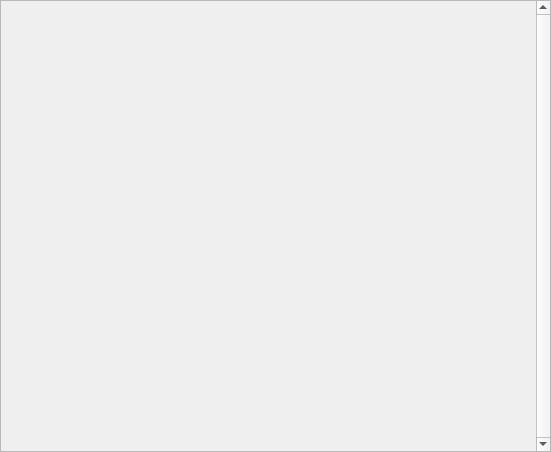
<?xml version="1.0" encoding="UTF-8"?>
<ui version="4.0">
 <class>PropertiesWidget</class>
 <widget class="QWidget" name="PropertiesWidget">
  <property name="geometry">
   <rect>
    <x>0</x>
    <y>0</y>
    <width>551</width>
    <height>452</height>
   </rect>
  </property>
  <layout class="QVBoxLayout" name="verticalLayout">
   <property name="spacing">
    <number>0</number>
   </property>
   <property name="leftMargin">
    <number>0</number>
   </property>
   <property name="topMargin">
    <number>0</number>
   </property>
   <property name="rightMargin">
    <number>0</number>
   </property>
   <property name="bottomMargin">
    <number>0</number>
   </property>
   <item>
    <widget class="QStackedWidget" name="stackedProperties">
     <property name="currentIndex">
      <number>5</number>
     </property>
     <widget class="QWidget" name="pageGeneral">
      <layout class="QVBoxLayout" name="verticalLayout_7">
       <property name="leftMargin">
        <number>0</number>
       </property>
       <property name="topMargin">
        <number>0</number>
       </property>
       <property name="rightMargin">
        <number>0</number>
       </property>
       <property name="bottomMargin">
        <number>0</number>
       </property>
       <item>
        <widget class="QScrollArea" name="scrollArea">
         <property name="widgetResizable">
          <bool>true</bool>
         </property>
         <widget class="QWidget" name="scrollAreaWidgetContents">
          <property name="geometry">
           <rect>
            <x>0</x>
            <y>0</y>
            <width>353</width>
            <height>315</height>
           </rect>
          </property>
          <layout class="QVBoxLayout" name="verticalLayout_2">
           <item>
            <widget class="QWidget" name="groupBar" native="true">
             <layout class="QGridLayout" name="groupBarLayout">
              <property name="topMargin">
               <number>4</number>
              </property>
              <property name="bottomMargin">
               <number>4</number>
              </property>
              <item row="0" column="0">
               <widget class="QLabel" name="labelDownloadedPieces">
                <property name="sizePolicy">
                 <sizepolicy hsizetype="Minimum" vsizetype="Preferred">
                  <horstretch>0</horstretch>
                  <verstretch>0</verstretch>
                 </sizepolicy>
                </property>
                <property name="text">
                 <string>Progress:</string>
                </property>
                <property name="alignment">
                 <set>Qt::AlignRight|Qt::AlignTrailing|Qt::AlignVCenter</set>
                </property>
               </widget>
              </item>
              <item row="0" column="2">
               <widget class="QLabel" name="labelProgressVal">
                <property name="sizePolicy">
                 <sizepolicy hsizetype="Minimum" vsizetype="Preferred">
                  <horstretch>0</horstretch>
                  <verstretch>0</verstretch>
                 </sizepolicy>
                </property>
                <property name="textFormat">
                 <enum>Qt::PlainText</enum>
                </property>
               </widget>
              </item>
              <item row="1" column="0">
               <widget class="QLabel" name="labelPiecesAvailability">
                <property name="sizePolicy">
                 <sizepolicy hsizetype="Minimum" vsizetype="Preferred">
                  <horstretch>0</horstretch>
                  <verstretch>0</verstretch>
                 </sizepolicy>
                </property>
                <property name="text">
                 <string>Availability:</string>
                </property>
                <property name="alignment">
                 <set>Qt::AlignRight|Qt::AlignTrailing|Qt::AlignVCenter</set>
                </property>
               </widget>
              </item>
              <item row="1" column="2">
               <widget class="QLabel" name="labelAverageAvailabilityVal">
                <property name="sizePolicy">
                 <sizepolicy hsizetype="Minimum" vsizetype="Preferred">
                  <horstretch>0</horstretch>
                  <verstretch>0</verstretch>
                 </sizepolicy>
                </property>
                <property name="textFormat">
                 <enum>Qt::PlainText</enum>
                </property>
               </widget>
              </item>
              <item row="1" column="1">
               <widget class="QLabel" name="tempAvailabilityBarArea">
                <property name="textFormat">
                 <enum>Qt::PlainText</enum>
                </property>
               </widget>
              </item>
              <item row="0" column="1">
               <widget class="QLabel" name="tempProgressBarArea">
                <property name="textFormat">
                 <enum>Qt::PlainText</enum>
                </property>
               </widget>
              </item>
             </layout>
            </widget>
           </item>
           <item>
            <widget class="Line" name="lineBelowBars">
             <property name="orientation">
              <enum>Qt::Horizontal</enum>
             </property>
            </widget>
           </item>
           <item>
            <widget class="QGroupBox" name="groupTransferBox">
             <property name="title">
              <string>Transfer</string>
             </property>
             <layout class="QGridLayout" name="gridLayout_2">
              <property name="topMargin">
               <number>4</number>
              </property>
              <property name="bottomMargin">
               <number>4</number>
              </property>
              <item row="2" column="1">
               <widget class="QLabel" name="labelDlSpeedVal">
                <property name="sizePolicy">
                 <sizepolicy hsizetype="Expanding" vsizetype="Preferred">
                  <horstretch>0</horstretch>
                  <verstretch>0</verstretch>
                 </sizepolicy>
                </property>
                <property name="textFormat">
                 <enum>Qt::PlainText</enum>
                </property>
               </widget>
              </item>
              <item row="2" column="2">
               <widget class="QLabel" name="labelUpSpeed">
                <property name="sizePolicy">
                 <sizepolicy hsizetype="Minimum" vsizetype="Preferred">
                  <horstretch>0</horstretch>
                  <verstretch>0</verstretch>
                 </sizepolicy>
                </property>
                <property name="text">
                 <string>Upload Speed:</string>
                </property>
                <property name="alignment">
                 <set>Qt::AlignRight|Qt::AlignTrailing|Qt::AlignVCenter</set>
                </property>
               </widget>
              </item>
              <item row="2" column="3" colspan="4">
               <widget class="QLabel" name="labelUpSpeedVal">
                <property name="sizePolicy">
                 <sizepolicy hsizetype="Expanding" vsizetype="Preferred">
                  <horstretch>0</horstretch>
                  <verstretch>0</verstretch>
                 </sizepolicy>
                </property>
                <property name="textFormat">
                 <enum>Qt::PlainText</enum>
                </property>
               </widget>
              </item>
              <item row="2" column="4">
               <widget class="QLabel" name="labelPeers">
                <property name="sizePolicy">
                 <sizepolicy hsizetype="Minimum" vsizetype="Preferred">
                  <horstretch>0</horstretch>
                  <verstretch>0</verstretch>
                 </sizepolicy>
                </property>
                <property name="text">
                 <string>Peers:</string>
                </property>
                <property name="alignment">
                 <set>Qt::AlignRight|Qt::AlignTrailing|Qt::AlignVCenter</set>
                </property>
               </widget>
              </item>
              <item row="0" column="4">
               <widget class="QLabel" name="labelConnections">
                <property name="sizePolicy">
                 <sizepolicy hsizetype="Minimum" vsizetype="Preferred">
                  <horstretch>0</horstretch>
                  <verstretch>0</verstretch>
                 </sizepolicy>
                </property>
                <property name="text">
                 <string>Connections:</string>
                </property>
                <property name="alignment">
                 <set>Qt::AlignRight|Qt::AlignTrailing|Qt::AlignVCenter</set>
                </property>
               </widget>
              </item>
              <item row="4" column="3">
               <widget class="QLabel" name="labelReannounceInVal">
                <property name="sizePolicy">
                 <sizepolicy hsizetype="Expanding" vsizetype="Preferred">
                  <horstretch>0</horstretch>
                  <verstretch>0</verstretch>
                 </sizepolicy>
                </property>
                <property name="textFormat">
                 <enum>Qt::PlainText</enum>
                </property>
               </widget>
              </item>
              <item row="0" column="3">
               <widget class="QLabel" name="labelETAVal">
                <property name="sizePolicy">
                 <sizepolicy hsizetype="Expanding" vsizetype="Preferred">
                  <horstretch>0</horstretch>
                  <verstretch>0</verstretch>
                 </sizepolicy>
                </property>
                <property name="textFormat">
                 <enum>Qt::PlainText</enum>
                </property>
               </widget>
              </item>
              <item row="3" column="0">
               <widget class="QLabel" name="labelDlLimit">
                <property name="sizePolicy">
                 <sizepolicy hsizetype="Minimum" vsizetype="Preferred">
                  <horstretch>0</horstretch>
                  <verstretch>0</verstretch>
                 </sizepolicy>
                </property>
                <property name="text">
                 <string>Download Limit:</string>
                </property>
                <property name="alignment">
                 <set>Qt::AlignRight|Qt::AlignTrailing|Qt::AlignVCenter</set>
                </property>
               </widget>
              </item>
              <item row="4" column="0">
               <widget class="QLabel" name="labelRatio">
                <property name="sizePolicy">
                 <sizepolicy hsizetype="Minimum" vsizetype="Preferred">
                  <horstretch>0</horstretch>
                  <verstretch>0</verstretch>
                 </sizepolicy>
                </property>
                <property name="text">
                 <string>Share Ratio:</string>
                </property>
                <property name="alignment">
                 <set>Qt::AlignRight|Qt::AlignTrailing|Qt::AlignVCenter</set>
                </property>
               </widget>
              </item>
              <item row="0" column="5">
               <widget class="QLabel" name="labelConnectionsVal">
                <property name="sizePolicy">
                 <sizepolicy hsizetype="Expanding" vsizetype="Preferred">
                  <horstretch>0</horstretch>
                  <verstretch>0</verstretch>
                 </sizepolicy>
                </property>
                <property name="textFormat">
                 <enum>Qt::PlainText</enum>
                </property>
               </widget>
              </item>
              <item row="2" column="5">
               <widget class="QLabel" name="labelPeersVal">
                <property name="sizePolicy">
                 <sizepolicy hsizetype="Expanding" vsizetype="Preferred">
                  <horstretch>0</horstretch>
                  <verstretch>0</verstretch>
                 </sizepolicy>
                </property>
                <property name="textFormat">
                 <enum>Qt::PlainText</enum>
                </property>
               </widget>
              </item>
              <item row="1" column="0">
               <widget class="QLabel" name="labelDownloaded">
                <property name="sizePolicy">
                 <sizepolicy hsizetype="Minimum" vsizetype="Preferred">
                  <horstretch>0</horstretch>
                  <verstretch>0</verstretch>
                 </sizepolicy>
                </property>
                <property name="text">
                 <string>Downloaded:</string>
                </property>
                <property name="alignment">
                 <set>Qt::AlignRight|Qt::AlignTrailing|Qt::AlignVCenter</set>
                </property>
               </widget>
              </item>
              <item row="3" column="2">
               <widget class="QLabel" name="labelUpLimit">
                <property name="sizePolicy">
                 <sizepolicy hsizetype="Minimum" vsizetype="Preferred">
                  <horstretch>0</horstretch>
                  <verstretch>0</verstretch>
                 </sizepolicy>
                </property>
                <property name="text">
                 <string>Upload Limit:</string>
                </property>
                <property name="alignment">
                 <set>Qt::AlignRight|Qt::AlignTrailing|Qt::AlignVCenter</set>
                </property>
               </widget>
              </item>
              <item row="4" column="4">
               <widget class="QLabel" name="labelLastSeenComplete">
                <property name="sizePolicy">
                 <sizepolicy hsizetype="Minimum" vsizetype="Preferred">
                  <horstretch>0</horstretch>
                  <verstretch>0</verstretch>
                 </sizepolicy>
                </property>
                <property name="text">
                 <string>Last Seen Complete:</string>
                </property>
                <property name="alignment">
                 <set>Qt::AlignRight|Qt::AlignTrailing|Qt::AlignVCenter</set>
                </property>
               </widget>
              </item>
              <item row="3" column="1">
               <widget class="QLabel" name="labelDlLimitVal">
                <property name="sizePolicy">
                 <sizepolicy hsizetype="Expanding" vsizetype="Preferred">
                  <horstretch>0</horstretch>
                  <verstretch>0</verstretch>
                 </sizepolicy>
                </property>
                <property name="textFormat">
                 <enum>Qt::PlainText</enum>
                </property>
               </widget>
              </item>
              <item row="1" column="3" colspan="4">
               <widget class="QLabel" name="labelUpTotalVal">
                <property name="sizePolicy">
                 <sizepolicy hsizetype="Expanding" vsizetype="Preferred">
                  <horstretch>0</horstretch>
                  <verstretch>0</verstretch>
                 </sizepolicy>
                </property>
                <property name="textFormat">
                 <enum>Qt::PlainText</enum>
                </property>
               </widget>
              </item>
              <item row="4" column="2">
               <widget class="QLabel" name="labelReannounceIn">
                <property name="sizePolicy">
                 <sizepolicy hsizetype="Minimum" vsizetype="Preferred">
                  <horstretch>0</horstretch>
                  <verstretch>0</verstretch>
                 </sizepolicy>
                </property>
                <property name="text">
                 <string>Reannounce In:</string>
                </property>
                <property name="alignment">
                 <set>Qt::AlignRight|Qt::AlignTrailing|Qt::AlignVCenter</set>
                </property>
               </widget>
              </item>
              <item row="4" column="5">
               <widget class="QLabel" name="labelLastSeenCompleteVal">
                <property name="sizePolicy">
                 <sizepolicy hsizetype="Expanding" vsizetype="Preferred">
                  <horstretch>0</horstretch>
                  <verstretch>0</verstretch>
                 </sizepolicy>
                </property>
                <property name="textFormat">
                 <enum>Qt::PlainText</enum>
                </property>
               </widget>
              </item>
              <item row="1" column="4">
               <widget class="QLabel" name="labelSeeds">
                <property name="sizePolicy">
                 <sizepolicy hsizetype="Minimum" vsizetype="Preferred">
                  <horstretch>0</horstretch>
                  <verstretch>0</verstretch>
                 </sizepolicy>
                </property>
                <property name="text">
                 <string>Seeds:</string>
                </property>
                <property name="alignment">
                 <set>Qt::AlignRight|Qt::AlignTrailing|Qt::AlignVCenter</set>
                </property>
               </widget>
              </item>
              <item row="2" column="0">
               <widget class="QLabel" name="labelDlSpeed">
                <property name="sizePolicy">
                 <sizepolicy hsizetype="Minimum" vsizetype="Preferred">
                  <horstretch>0</horstretch>
                  <verstretch>0</verstretch>
                 </sizepolicy>
                </property>
                <property name="text">
                 <string>Download Speed:</string>
                </property>
                <property name="alignment">
                 <set>Qt::AlignRight|Qt::AlignTrailing|Qt::AlignVCenter</set>
                </property>
               </widget>
              </item>
              <item row="1" column="1">
               <widget class="QLabel" name="labelDlTotalVal">
                <property name="sizePolicy">
                 <sizepolicy hsizetype="Expanding" vsizetype="Preferred">
                  <horstretch>0</horstretch>
                  <verstretch>0</verstretch>
                 </sizepolicy>
                </property>
                <property name="textFormat">
                 <enum>Qt::PlainText</enum>
                </property>
               </widget>
              </item>
              <item row="3" column="5">
               <widget class="QLabel" name="labelWastedVal">
                <property name="sizePolicy">
                 <sizepolicy hsizetype="Expanding" vsizetype="Preferred">
                  <horstretch>0</horstretch>
                  <verstretch>0</verstretch>
                 </sizepolicy>
                </property>
                <property name="textFormat">
                 <enum>Qt::PlainText</enum>
                </property>
               </widget>
              </item>
              <item row="4" column="1">
               <widget class="QLabel" name="labelShareRatioVal">
                <property name="sizePolicy">
                 <sizepolicy hsizetype="Expanding" vsizetype="Preferred">
                  <horstretch>0</horstretch>
                  <verstretch>0</verstretch>
                 </sizepolicy>
                </property>
                <property name="textFormat">
                 <enum>Qt::PlainText</enum>
                </property>
               </widget>
              </item>
              <item row="1" column="2">
               <widget class="QLabel" name="labelUploaded">
                <property name="sizePolicy">
                 <sizepolicy hsizetype="Minimum" vsizetype="Preferred">
                  <horstretch>0</horstretch>
                  <verstretch>0</verstretch>
                 </sizepolicy>
                </property>
                <property name="text">
                 <string>Uploaded:</string>
                </property>
                <property name="alignment">
                 <set>Qt::AlignRight|Qt::AlignTrailing|Qt::AlignVCenter</set>
                </property>
               </widget>
              </item>
              <item row="1" column="5">
               <widget class="QLabel" name="labelSeedsVal">
                <property name="sizePolicy">
                 <sizepolicy hsizetype="Expanding" vsizetype="Preferred">
                  <horstretch>0</horstretch>
                  <verstretch>0</verstretch>
                 </sizepolicy>
                </property>
                <property name="textFormat">
                 <enum>Qt::PlainText</enum>
                </property>
               </widget>
              </item>
              <item row="0" column="1">
               <widget class="QLabel" name="labelElapsedVal">
                <property name="sizePolicy">
                 <sizepolicy hsizetype="Expanding" vsizetype="Preferred">
                  <horstretch>0</horstretch>
                  <verstretch>0</verstretch>
                 </sizepolicy>
                </property>
                <property name="textFormat">
                 <enum>Qt::PlainText</enum>
                </property>
               </widget>
              </item>
              <item row="0" column="0">
               <widget class="QLabel" name="labelTimeActive">
                <property name="sizePolicy">
                 <sizepolicy hsizetype="Minimum" vsizetype="Preferred">
                  <horstretch>0</horstretch>
                  <verstretch>0</verstretch>
                 </sizepolicy>
                </property>
                <property name="text">
                 <string extracomment="Time (duration) the torrent is active (not paused)">Time Active:</string>
                </property>
                <property name="alignment">
                 <set>Qt::AlignRight|Qt::AlignTrailing|Qt::AlignVCenter</set>
                </property>
               </widget>
              </item>
              <item row="3" column="3">
               <widget class="QLabel" name="labelUpLimitVal">
                <property name="sizePolicy">
                 <sizepolicy hsizetype="Expanding" vsizetype="Preferred">
                  <horstretch>0</horstretch>
                  <verstretch>0</verstretch>
                 </sizepolicy>
                </property>
                <property name="textFormat">
                 <enum>Qt::PlainText</enum>
                </property>
               </widget>
              </item>
              <item row="0" column="2">
               <widget class="QLabel" name="labelETA">
                <property name="sizePolicy">
                 <sizepolicy hsizetype="Minimum" vsizetype="Preferred">
                  <horstretch>0</horstretch>
                  <verstretch>0</verstretch>
                 </sizepolicy>
                </property>
                <property name="text">
                 <string>ETA:</string>
                </property>
                <property name="alignment">
                 <set>Qt::AlignRight|Qt::AlignTrailing|Qt::AlignVCenter</set>
                </property>
               </widget>
              </item>
              <item row="3" column="4">
               <widget class="QLabel" name="labelWasted">
                <property name="sizePolicy">
                 <sizepolicy hsizetype="Minimum" vsizetype="Preferred">
                  <horstretch>0</horstretch>
                  <verstretch>0</verstretch>
                 </sizepolicy>
                </property>
                <property name="text">
                 <string>Wasted:</string>
                </property>
                <property name="alignment">
                 <set>Qt::AlignRight|Qt::AlignTrailing|Qt::AlignVCenter</set>
                </property>
               </widget>
              </item>
             </layout>
            </widget>
           </item>
           <item>
            <widget class="QGroupBox" name="groupInfosBox">
             <property name="title">
              <string>Information</string>
             </property>
             <layout class="QGridLayout" name="gridLayout">
              <property name="topMargin">
               <number>4</number>
              </property>
              <property name="bottomMargin">
               <number>2</number>
              </property>
              <item row="0" column="0">
               <widget class="QLabel" name="labelTotalSize">
                <property name="sizePolicy">
                 <sizepolicy hsizetype="Minimum" vsizetype="Preferred">
                  <horstretch>0</horstretch>
                  <verstretch>0</verstretch>
                 </sizepolicy>
                </property>
                <property name="text">
                 <string>Total Size:</string>
                </property>
                <property name="alignment">
                 <set>Qt::AlignRight|Qt::AlignTrailing|Qt::AlignVCenter</set>
                </property>
               </widget>
              </item>
              <item row="0" column="1">
               <widget class="QLabel" name="labelTotalSizeVal">
                <property name="sizePolicy">
                 <sizepolicy hsizetype="Expanding" vsizetype="Preferred">
                  <horstretch>0</horstretch>
                  <verstretch>0</verstretch>
                 </sizepolicy>
                </property>
                <property name="textFormat">
                 <enum>Qt::PlainText</enum>
                </property>
               </widget>
              </item>
              <item row="0" column="2">
               <widget class="QLabel" name="labelTotalPieces">
                <property name="sizePolicy">
                 <sizepolicy hsizetype="Minimum" vsizetype="Preferred">
                  <horstretch>0</horstretch>
                  <verstretch>0</verstretch>
                 </sizepolicy>
                </property>
                <property name="text">
                 <string>Pieces:</string>
                </property>
                <property name="alignment">
                 <set>Qt::AlignRight|Qt::AlignTrailing|Qt::AlignVCenter</set>
                </property>
               </widget>
              </item>
              <item row="0" column="3">
               <widget class="QLabel" name="labelTotalPiecesVal">
                <property name="sizePolicy">
                 <sizepolicy hsizetype="Expanding" vsizetype="Preferred">
                  <horstretch>0</horstretch>
                  <verstretch>0</verstretch>
                 </sizepolicy>
                </property>
                <property name="textFormat">
                 <enum>Qt::PlainText</enum>
                </property>
               </widget>
              </item>
              <item row="0" column="4">
               <widget class="QLabel" name="labelCreatedBy">
                <property name="sizePolicy">
                 <sizepolicy hsizetype="Minimum" vsizetype="Preferred">
                  <horstretch>0</horstretch>
                  <verstretch>0</verstretch>
                 </sizepolicy>
                </property>
                <property name="text">
                 <string>Created By:</string>
                </property>
                <property name="alignment">
                 <set>Qt::AlignRight|Qt::AlignTrailing|Qt::AlignVCenter</set>
                </property>
               </widget>
              </item>
              <item row="0" column="5">
               <widget class="QLabel" name="labelCreatedByVal">
                <property name="sizePolicy">
                 <sizepolicy hsizetype="Expanding" vsizetype="Preferred">
                  <horstretch>0</horstretch>
                  <verstretch>0</verstretch>
                 </sizepolicy>
                </property>
                <property name="textFormat">
                 <enum>Qt::PlainText</enum>
                </property>
               </widget>
              </item>
              <item row="1" column="0">
               <widget class="QLabel" name="labelAddedOn">
                <property name="sizePolicy">
                 <sizepolicy hsizetype="Minimum" vsizetype="Preferred">
                  <horstretch>0</horstretch>
                  <verstretch>0</verstretch>
                 </sizepolicy>
                </property>
                <property name="text">
                 <string>Added On:</string>
                </property>
                <property name="alignment">
                 <set>Qt::AlignRight|Qt::AlignTrailing|Qt::AlignVCenter</set>
                </property>
               </widget>
              </item>
              <item row="1" column="1">
               <widget class="QLabel" name="labelAddedOnVal">
                <property name="sizePolicy">
                 <sizepolicy hsizetype="Expanding" vsizetype="Preferred">
                  <horstretch>0</horstretch>
                  <verstretch>0</verstretch>
                 </sizepolicy>
                </property>
                <property name="textFormat">
                 <enum>Qt::PlainText</enum>
                </property>
               </widget>
              </item>
              <item row="1" column="2">
               <widget class="QLabel" name="labelCompletedOn">
                <property name="sizePolicy">
                 <sizepolicy hsizetype="Minimum" vsizetype="Preferred">
                  <horstretch>0</horstretch>
                  <verstretch>0</verstretch>
                 </sizepolicy>
                </property>
                <property name="text">
                 <string>Completed On:</string>
                </property>
                <property name="alignment">
                 <set>Qt::AlignRight|Qt::AlignTrailing|Qt::AlignVCenter</set>
                </property>
               </widget>
              </item>
              <item row="1" column="3">
               <widget class="QLabel" name="labelCompletedOnVal">
                <property name="sizePolicy">
                 <sizepolicy hsizetype="Expanding" vsizetype="Preferred">
                  <horstretch>0</horstretch>
                  <verstretch>0</verstretch>
                 </sizepolicy>
                </property>
                <property name="textFormat">
                 <enum>Qt::PlainText</enum>
                </property>
               </widget>
              </item>
              <item row="1" column="4">
               <widget class="QLabel" name="labelCreatedOn">
                <property name="sizePolicy">
                 <sizepolicy hsizetype="Minimum" vsizetype="Preferred">
                  <horstretch>0</horstretch>
                  <verstretch>0</verstretch>
                 </sizepolicy>
                </property>
                <property name="text">
                 <string>Created On:</string>
                </property>
                <property name="alignment">
                 <set>Qt::AlignRight|Qt::AlignTrailing|Qt::AlignVCenter</set>
                </property>
               </widget>
              </item>
              <item row="1" column="5">
               <widget class="QLabel" name="labelCreatedOnVal">
                <property name="sizePolicy">
                 <sizepolicy hsizetype="Expanding" vsizetype="Preferred">
                  <horstretch>0</horstretch>
                  <verstretch>0</verstretch>
                 </sizepolicy>
                </property>
                <property name="textFormat">
                 <enum>Qt::PlainText</enum>
                </property>
               </widget>
              </item>
              <item row="2" column="0">
               <widget class="QLabel" name="labelInfohash1">
                <property name="sizePolicy">
                 <sizepolicy hsizetype="Minimum" vsizetype="Preferred">
                  <horstretch>0</horstretch>
                  <verstretch>0</verstretch>
                 </sizepolicy>
                </property>
                <property name="text">
                 <string>Info Hash v1:</string>
                </property>
                <property name="alignment">
                 <set>Qt::AlignRight|Qt::AlignTrailing|Qt::AlignVCenter</set>
                </property>
               </widget>
              </item>
              <item row="3" column="0">
               <widget class="QLabel" name="labelInfohash2">
                <property name="sizePolicy">
                 <sizepolicy hsizetype="Minimum" vsizetype="Preferred">
                  <horstretch>0</horstretch>
                  <verstretch>0</verstretch>
                 </sizepolicy>
                </property>
                <property name="text">
                 <string>Info Hash v2:</string>
                </property>
                <property name="alignment">
                 <set>Qt::AlignRight|Qt::AlignTrailing|Qt::AlignVCenter</set>
                </property>
               </widget>
              </item>
              <item row="3" column="1" colspan="5">
               <widget class="QLabel" name="labelInfohash2Val">
                <property name="sizePolicy">
                 <sizepolicy hsizetype="Expanding" vsizetype="Preferred">
                  <horstretch>0</horstretch>
                  <verstretch>0</verstretch>
                 </sizepolicy>
                </property>
                <property name="textFormat">
                 <enum>Qt::PlainText</enum>
                </property>
                <property name="textInteractionFlags">
                 <set>Qt::TextSelectableByMouse</set>
                </property>
               </widget>
              </item>
              <item row="4" column="0">
               <widget class="QLabel" name="labelSavePath">
                <property name="sizePolicy">
                 <sizepolicy hsizetype="Minimum" vsizetype="Preferred">
                  <horstretch>0</horstretch>
                  <verstretch>0</verstretch>
                 </sizepolicy>
                </property>
                <property name="text">
                 <string>Save Path:</string>
                </property>
                <property name="alignment">
                 <set>Qt::AlignRight|Qt::AlignTop|Qt::AlignTrailing</set>
                </property>
               </widget>
              </item>
              <item row="5" column="0">
               <widget class="QLabel" name="labelComment">
                <property name="sizePolicy">
                 <sizepolicy hsizetype="Minimum" vsizetype="Preferred">
                  <horstretch>0</horstretch>
                  <verstretch>0</verstretch>
                 </sizepolicy>
                </property>
                <property name="text">
                 <string>Comment:</string>
                </property>
                <property name="alignment">
                 <set>Qt::AlignRight|Qt::AlignTop|Qt::AlignTrailing</set>
                </property>
               </widget>
              </item>
              <item row="2" column="1" colspan="5">
               <widget class="QLabel" name="labelInfohash1Val">
                <property name="sizePolicy">
                 <sizepolicy hsizetype="Expanding" vsizetype="Preferred">
                  <horstretch>0</horstretch>
                  <verstretch>0</verstretch>
                 </sizepolicy>
                </property>
                <property name="textFormat">
                 <enum>Qt::PlainText</enum>
                </property>
                <property name="textInteractionFlags">
                 <set>Qt::TextSelectableByMouse</set>
                </property>
               </widget>
              </item>
              <item row="4" column="1" colspan="5">
               <widget class="QLabel" name="labelSavePathVal">
                <property name="sizePolicy">
                 <sizepolicy hsizetype="Expanding" vsizetype="Preferred">
                  <horstretch>0</horstretch>
                  <verstretch>0</verstretch>
                 </sizepolicy>
                </property>
                <property name="textFormat">
                 <enum>Qt::PlainText</enum>
                </property>
                <property name="wordWrap">
                 <bool>true</bool>
                </property>
                <property name="textInteractionFlags">
                 <set>Qt::TextSelectableByMouse</set>
                </property>
               </widget>
              </item>
              <item row="5" column="1" colspan="5">
               <widget class="QLabel" name="labelCommentVal">
                <property name="sizePolicy">
                 <sizepolicy hsizetype="Expanding" vsizetype="Expanding">
                  <horstretch>0</horstretch>
                  <verstretch>0</verstretch>
                 </sizepolicy>
                </property>
                <property name="textFormat">
                 <enum>Qt::RichText</enum>
                </property>
                <property name="alignment">
                 <set>Qt::AlignLeading|Qt::AlignLeft|Qt::AlignTop</set>
                </property>
                <property name="wordWrap">
                 <bool>true</bool>
                </property>
                <property name="openExternalLinks">
                 <bool>true</bool>
                </property>
                <property name="textInteractionFlags">
                 <set>Qt::TextBrowserInteraction</set>
                </property>
                <property name="openLinks" stdset="0">
                 <bool>true</bool>
                </property>
               </widget>
              </item>
             </layout>
            </widget>
           </item>
          </layout>
         </widget>
        </widget>
       </item>
      </layout>
     </widget>
     <widget class="QWidget" name="pageTrackers">
      <layout class="QHBoxLayout" name="hBoxLayoutTrackers">
       <property name="leftMargin">
        <number>0</number>
       </property>
       <property name="topMargin">
        <number>0</number>
       </property>
       <property name="rightMargin">
        <number>0</number>
       </property>
       <property name="bottomMargin">
        <number>0</number>
       </property>
       <item>
        <layout class="QVBoxLayout" name="verticalLayout_10">
         <item>
          <spacer name="verticalSpacer_2">
           <property name="orientation">
            <enum>Qt::Vertical</enum>
           </property>
           <property name="sizeHint" stdset="0">
            <size>
             <width>20</width>
             <height>40</height>
            </size>
           </property>
          </spacer>
         </item>
         <item>
          <widget class="QPushButton" name="trackerUpButton"/>
         </item>
         <item>
          <widget class="QPushButton" name="trackerDownButton"/>
         </item>
         <item>
          <spacer name="verticalSpacer_3">
           <property name="orientation">
            <enum>Qt::Vertical</enum>
           </property>
           <property name="sizeHint" stdset="0">
            <size>
             <width>20</width>
             <height>40</height>
            </size>
           </property>
          </spacer>
         </item>
        </layout>
       </item>
      </layout>
     </widget>
     <widget class="QWidget" name="pagePeers">
      <layout class="QVBoxLayout" name="vBoxLayoutPeerPage">
       <property name="leftMargin">
        <number>0</number>
       </property>
       <property name="topMargin">
        <number>0</number>
       </property>
       <property name="rightMargin">
        <number>0</number>
       </property>
       <property name="bottomMargin">
        <number>0</number>
       </property>
      </layout>
     </widget>
     <widget class="QWidget" name="pageSources">
      <layout class="QVBoxLayout" name="verticalLayout_9">
       <property name="leftMargin">
        <number>0</number>
       </property>
       <property name="topMargin">
        <number>0</number>
       </property>
       <property name="rightMargin">
        <number>0</number>
       </property>
       <property name="bottomMargin">
        <number>0</number>
       </property>
       <item>
        <widget class="QListWidget" name="listWebSeeds">
         <property name="contextMenuPolicy">
          <enum>Qt::CustomContextMenu</enum>
         </property>
         <property name="selectionMode">
          <enum>QAbstractItemView::ExtendedSelection</enum>
         </property>
        </widget>
       </item>
      </layout>
     </widget>
     <widget class="QWidget" name="pageContents">
      <layout class="QVBoxLayout" name="verticalLayout_3">
       <property name="spacing">
        <number>3</number>
       </property>
       <property name="leftMargin">
        <number>0</number>
       </property>
       <property name="topMargin">
        <number>0</number>
       </property>
       <property name="rightMargin">
        <number>0</number>
       </property>
       <property name="bottomMargin">
        <number>0</number>
       </property>
       <item>
        <layout class="QHBoxLayout" name="contentFilterLayout">
         <item>
          <widget class="QPushButton" name="selectAllButton">
           <property name="text">
            <string>Select All</string>
           </property>
          </widget>
         </item>
         <item>
          <widget class="QPushButton" name="selectNoneButton">
           <property name="text">
            <string>Select None</string>
           </property>
          </widget>
         </item>
         <item>
          <spacer name="horizontalSpacer">
           <property name="orientation">
            <enum>Qt::Horizontal</enum>
           </property>
           <property name="sizeHint" stdset="0">
            <size>
             <width>40</width>
             <height>20</height>
            </size>
           </property>
          </spacer>
         </item>
        </layout>
       </item>
       <item>
        <widget class="TorrentContentTreeView" name="filesList">
         <property name="contextMenuPolicy">
          <enum>Qt::CustomContextMenu</enum>
         </property>
         <property name="editTriggers">
          <set>QAbstractItemView::AllEditTriggers</set>
         </property>
         <property name="selectionMode">
          <enum>QAbstractItemView::ExtendedSelection</enum>
         </property>
         <property name="allColumnsShowFocus">
          <bool>true</bool>
         </property>
        </widget>
       </item>
      </layout>
     </widget>
     <widget class="QWidget" name="pagePieces">
      <layout class="QVBoxLayout">
       <property name="leftMargin">
        <number>0</number>
       </property>
       <property name="topMargin">
        <number>0</number>
       </property>
       <property name="rightMargin">
        <number>0</number>
       </property>
       <property name="bottomMargin">
        <number>0</number>
       </property>
       <item>
        <widget class="QScrollArea" name="scrollAreaPiecesPage">
         <property name="horizontalScrollBarPolicy">
          <enum>Qt::ScrollBarAlwaysOff</enum>
         </property>
         <property name="verticalScrollBarPolicy">
          <enum>Qt::ScrollBarAlwaysOn</enum>
         </property>
         <property name="widgetResizable">
          <bool>true</bool>
         </property>
         <widget class="QWidget">
          <layout class="QVBoxLayout" name="vBoxLayoutPiecesPage">
           <property name="leftMargin">
            <number>5</number>
           </property>
           <property name="topMargin">
            <number>5</number>
           </property>
           <property name="rightMargin">
            <number>0</number>
           </property>
           <property name="bottomMargin">
            <number>0</number>
           </property>
          </layout>
         </widget>
        </widget>
       </item>
      </layout>
     </widget>
     <widget class="QWidget" name="pageSpeed">
      <layout class="QVBoxLayout" name="speedLayout">
       <property name="leftMargin">
        <number>0</number>
       </property>
       <property name="topMargin">
        <number>0</number>
       </property>
       <property name="rightMargin">
        <number>0</number>
       </property>
       <property name="bottomMargin">
        <number>0</number>
       </property>
      </layout>
     </widget>
    </widget>
   </item>
  </layout>
 </widget>
 <customwidgets>
  <customwidget>
   <class>TorrentContentTreeView</class>
   <extends>QTreeView</extends>
   <header location="global">gui/torrentcontenttreeview.h</header>
  </customwidget>
 </customwidgets>
 <resources/>
 <connections/>
</ui>
